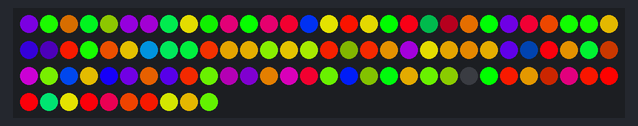
The sketch below on a simulated Arduino Uno, built with avr-gcc and run on an emulated ATmega328P. On the bench: 100 RGB LEDs in strip order, left to right, continuing on the next row. Random numbers use the default seed unless the sketch sets one.

Above: at 0.49 s.
At 5.01 s:
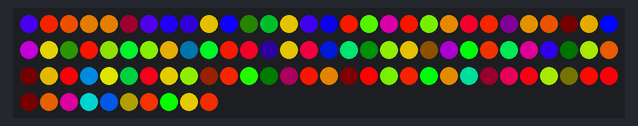
At 10.44 s:
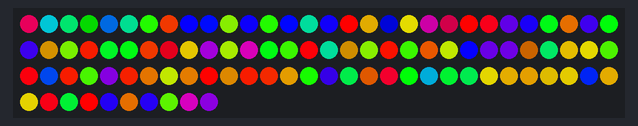
At 20.12 s:
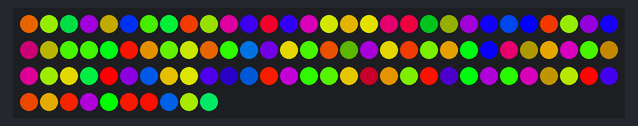
At 30.08 s:
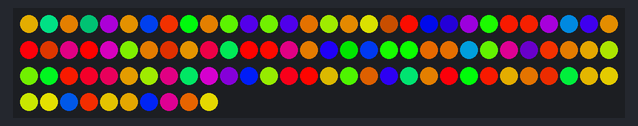
At 39.76 s:
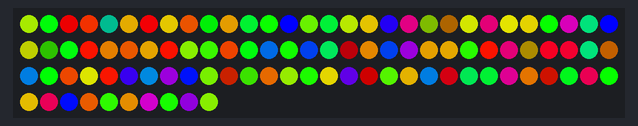

The sketch:

Guirlande.ino
```cpp
#include "FastLED.h"

// How many leds in your strip?
#define NUM_LEDS 100


#define DATA_PIN 6

//Rouge, jaune, vert, cyan, bleu, rose
int possibleHue[] = {0, 60, 120, 180, 240, 300};
// Define the array of leds
//CRGB leds[NUM_LEDS];
CRGBArray<NUM_LEDS> leds;

int vitesse = 3;

struct ledstate {
  int colour;
  int fade;
  int pause;
  int state;  //1 -> gradation; 2 -> stable; 3 -> exticntion
};
ledstate myledstate[NUM_LEDS];

void setup() {
      Serial.begin(9600);
      randomSeed(analogRead(0));
      //FastLED.addLeds<NEOPIXEL, RGB>(leds, NUM_LEDS);
      FastLED.addLeds<NEOPIXEL,DATA_PIN>(leds, NUM_LEDS);
      int i =0;
      for (i=0; i<NUM_LEDS; i++)
      {
          //Hue aleatoire, full saturation and variable value
          myledstate[i].state = random(1,3);
          myledstate[i].colour = possibleHue[random(0,5)];
          myledstate[i].colour = random(0,360);
          myledstate[i].pause = random(0,900);
          if(myledstate[i].state == 2)
          {
            myledstate[i].fade = 255;
          }
          else
          {
            myledstate[i].fade = random(0, 255);
          }
          leds[i].setHSV(myledstate[i].colour, 255, myledstate[i].fade);
      }
}

void loop() {
  int i = 0;
  for (i=0; i<NUM_LEDS; i++)
  {
    if(myledstate[i].state == 1)//CAS 1
    {
      if (myledstate[i].fade < 254)
      {
        myledstate[i].fade += vitesse;
      }
      else
      {
        myledstate[i].state = 2;
        myledstate[i].pause = 0;
        myledstate[i].fade = 255;
      }
    }
    else if (myledstate[i].state == 2)//CAS 2
    {
        if (myledstate[i].pause < 1000)
        {
          myledstate[i].pause += vitesse;
        }
        else
        {
          myledstate[i].state = 3;
        }
    }
    else
    {
        if (myledstate[i].fade > 1)
        {
          myledstate[i].fade -= vitesse;
        }
        else
        {
          myledstate[i].state = 1;
          myledstate[i].fade = 0;
          myledstate[i].colour = possibleHue[random(0,5)];
          myledstate[i].colour = random(0,360);
        }
    }
  leds[i].setHSV(myledstate[i].colour, 255, myledstate[i].fade);
  }
  FastLED.show();
  delay(1);
  //Serial.print("ullo");
}
```
